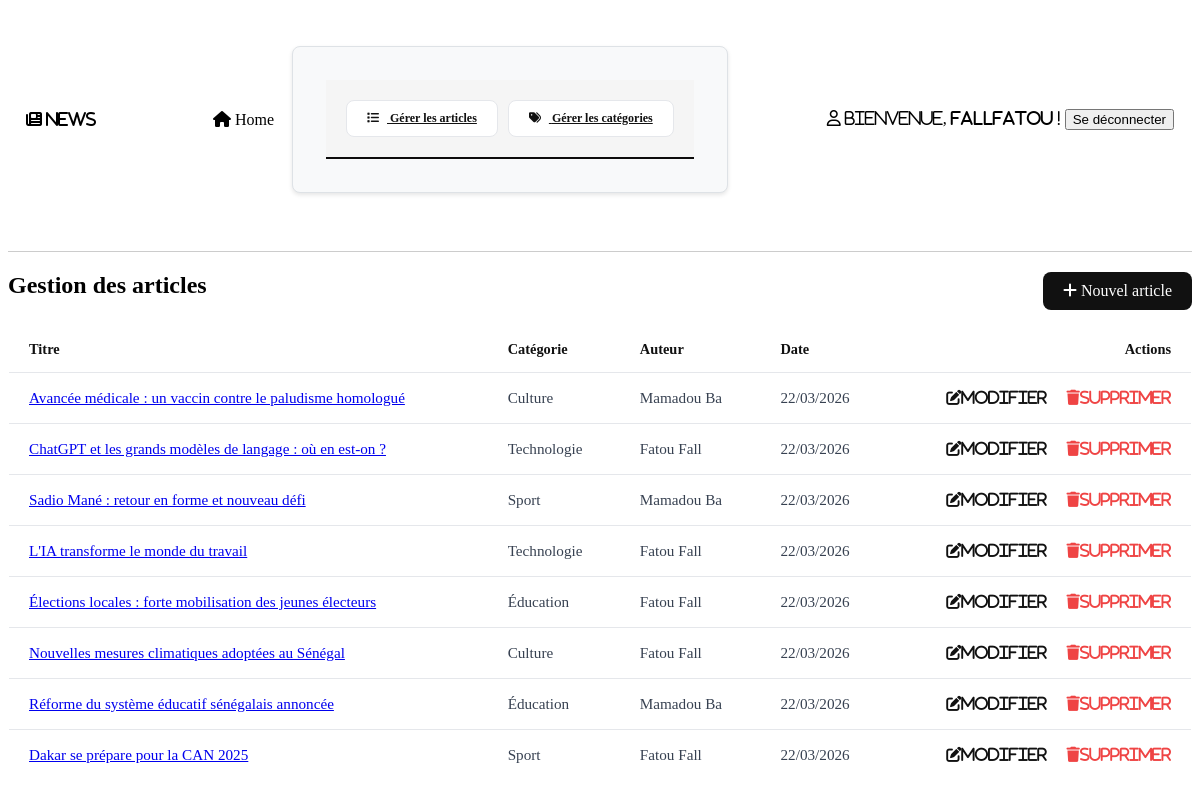
Screenshot of /articles/liste.php (signed in) with the database file from the repository.
### tables this page shows
CREATE TABLE IF NOT EXISTS articles (
    id                 INT AUTO_INCREMENT PRIMARY KEY,
    titre              VARCHAR(255) NOT NULL,
    description_courte TEXT NOT NULL,
    contenu            TEXT NOT NULL,
    categorie_id       INT NOT NULL,
    editeur_id         INT NOT NULL,
    image_url          VARCHAR(255),
    date_publication   DATETIME DEFAULT CURRENT_TIMESTAMP,

    FOREIGN KEY (categorie_id) REFERENCES categories(id) ON DELETE CASCADE,
    FOREIGN KEY (editeur_id)   REFERENCES utilisateurs(id) ON DELETE CASCADE
);

CREATE TABLE IF NOT EXISTS categories (
    id          INT AUTO_INCREMENT PRIMARY KEY,
    nom         VARCHAR(100) NOT NULL UNIQUE,
    description TEXT
);

### articles/liste.php (the view, shortened to what this page needs)
<?php
require_once '../db.php';
require_once '../entete.php';
require_once '../menu.php';
$articles = $db->query("
    SELECT a.id, a.titre, a.date_publication,
           c.nom AS categorie,
           CONCAT(u.prenom, ' ', u.nom) AS auteur
    FROM articles a
    JOIN categories c ON a.categorie_id = c.id
    JOIN utilisateurs u ON a.editeur_id = u.id
    ORDER BY a.date_publication DESC
")->fetchAll(PDO::FETCH_ASSOC);
?>
<a href="ajouter.php" class="btn-new">
    <i class="fa-solid fa-plus"></i> Nouvel article
</a>
<h2>Gestion des articles</h2>
<table>
    <thead>
        <tr>
            <th>Titre</th>
            <th>Catégorie</th>
            <th>Auteur</th>
            <th>Date</th>
            <th>Actions</th>
        </tr>
    </thead>
    <tbody>
        <?php foreach ($articles as $a) : ?>
        <tr>
            <td>
                <a href="detail.php?id=<?= (int)$a['id'] ?>"><?= htmlspecialchars($a['titre']) ?></a>
            </td>
            <td><?= htmlspecialchars($a['categorie']) ?></td>
            <td><?= htmlspecialchars($a['auteur']) ?></td>
            <td><?= date('d/m/Y', strtotime($a['date_publication'])) ?></td>
            <td>
                <a href="modifier.php?id=<?= (int)$a['id'] ?>" class="btn-edit">
                    <i class="fa-solid fa-pen-to-square">Modifier</i>
                </a>
                <a href="supprimer.php?id=<?= (int)$a['id'] ?>" class="btn-delete" onclick="return confirm('Êtes-vous sûr de vouloir supprimer cet article ?');">
                    <i class="fa-solid fa-trash">Supprimer</i>
                </a>
            </td>
        </tr>
        <?php endforeach; ?>
    </tbody>
</table>
</body>
</html>

### style.css (style rules this page uses)
nav div, th, header div { margin: 18px; }
table { display: table; width: 100%; border-collapse: collapse; background-color: #fff; border: 1px solid #e5e7eb; border-radius: 8px; overflow: hidden; margin-top: 20px; }
table th { display: table-cell; padding: 14px 20px; text-align: left; font-weight: 600; font-size: 0.9rem; color: #111; border-bottom: 1px solid #e5e7eb; background-color: #fff; }
table td { display: table-cell; padding: 16px 20px; text-align: left; font-size: 0.95rem; color: #374151; border-bottom: 1px solid #e5e7eb; }
table tr:last-child td { border-bottom: none; }
table th:last-child, table td:last-child { text-align: right; }
.btn-edit { color: #111; text-decoration: none; font-weight: 300; margin-right: 16px; }
.btn-delete, .btn-cancel { color: #ef4444; text-decoration: none; font-weight: 300; }
.btn-new { background-color: #111; color: #fff; padding: 10px 20px; border-radius: 8px; text-decoration: none; font-weight: 500; margin-bottom: 16px; float: right; }

### rows the page displays
articles: titre "Avancée médicale : un vaccin contre le paludisme homologué", categorie.nom "Culture", auteur "Mamadou Ba", date_publication "22/03/2026"
articles: titre "ChatGPT et les grands modèles de langage : où en est-on ?", categorie.nom "Technologie", auteur "Fatou Fall", date_publication "22/03/2026"
articles: titre "Sadio Mané : retour en forme et nouveau défi", categorie.nom "Sport", auteur "Mamadou Ba", date_publication "22/03/2026"
articles: titre "L'IA transforme le monde du travail", categorie.nom "Technologie", auteur "Fatou Fall", date_publication "22/03/2026"
articles: titre "Élections locales : forte mobilisation des jeunes électeurs", categorie.nom "Éducation", auteur "Fatou Fall", date_publication "22/03/2026"
articles: titre "Nouvelles mesures climatiques adoptées au Sénégal", categorie.nom "Culture", auteur "Fatou Fall", date_publication "22/03/2026"
articles: titre "Réforme du système éducatif sénégalais annoncée", categorie.nom "Éducation", auteur "Mamadou Ba", date_publication "22/03/2026"
articles: titre "Dakar se prépare pour la CAN 2025", categorie.nom "Sport", auteur "Fatou Fall", date_publication "22/03/2026"

### other values shown
$_SESSION['user']['login'] "fallfatou"
